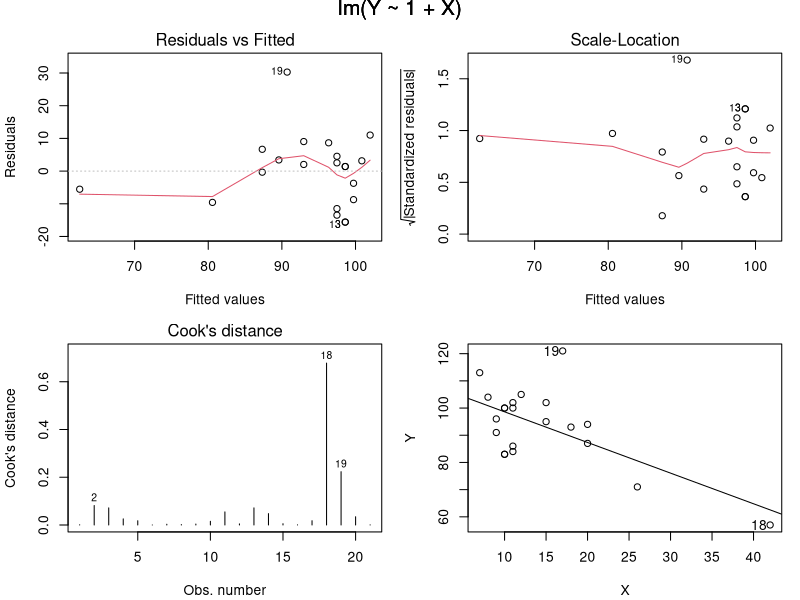

The R script that drew this image:
intellect <- read.table("exam0617.data")
lm.sol<-lm(Y ~ 1 + X, data = intellect)
summary(lm.sol)

(IM <- influence.measures(lm.sol))
IM$infmat
IM$is.inf[18:19,]

attach(intellect)
win.graph(width=8, height=7)
opar <- par(mfrow = c(2, 2), oma = c(0, 0, 1.1, 0),
            mar = c(4.1, 4.1, 2.1, 1.1))
plot(lm.sol, 1); plot(lm.sol, 3); plot(lm.sol, 4)
plot(X, Y); x <- X[18:19]; y <- Y[18:19]
text(x, y, labels = 18:19, adj = 1.2); abline(lm.sol)
par(opar)

savePlot("intellect_t", type = "eps")
